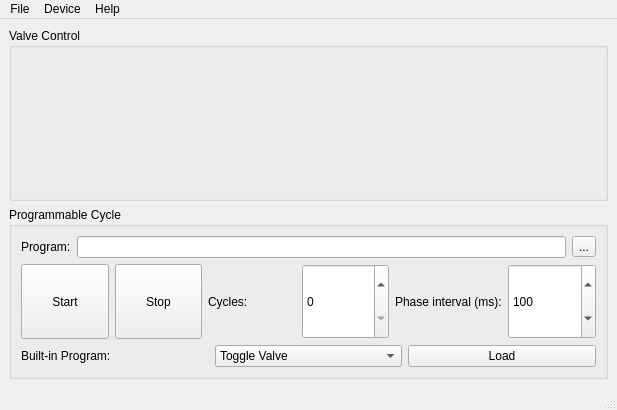
<?xml version="1.0" encoding="UTF-8"?>
<ui version="4.0">
 <class>MainWindow</class>
 <widget class="QMainWindow" name="MainWindow">
  <property name="geometry">
   <rect>
    <x>0</x>
    <y>0</y>
    <width>617</width>
    <height>410</height>
   </rect>
  </property>
  <property name="windowTitle">
   <string>Valve Control</string>
  </property>
  <widget class="QWidget" name="centralwidget">
   <layout class="QVBoxLayout" name="verticalLayout_2">
    <item>
     <widget class="QGroupBox" name="groupBoxValveControl">
      <property name="title">
       <string>Valve Control</string>
      </property>
      <layout class="QHBoxLayout" name="horizontalLayout_4">
       <item>
        <widget class="QFrame" name="frameValveControl">
         <property name="frameShape">
          <enum>QFrame::NoFrame</enum>
         </property>
         <property name="frameShadow">
          <enum>QFrame::Raised</enum>
         </property>
         <property name="lineWidth">
          <number>1</number>
         </property>
        </widget>
       </item>
      </layout>
     </widget>
    </item>
    <item>
     <widget class="QGroupBox" name="groupBoxCycle">
      <property name="sizePolicy">
       <sizepolicy hsizetype="Preferred" vsizetype="Minimum">
        <horstretch>0</horstretch>
        <verstretch>0</verstretch>
       </sizepolicy>
      </property>
      <property name="title">
       <string>Programmable Cycle</string>
      </property>
      <layout class="QVBoxLayout" name="verticalLayout">
       <item>
        <layout class="QHBoxLayout" name="horizontalLayout_2">
         <item>
          <widget class="QLabel" name="label">
           <property name="text">
            <string>Program:</string>
           </property>
          </widget>
         </item>
         <item>
          <widget class="QLineEdit" name="lineEditProgram">
           <property name="readOnly">
            <bool>true</bool>
           </property>
          </widget>
         </item>
         <item>
          <widget class="QToolButton" name="toolButtonProgram">
           <property name="text">
            <string>...</string>
           </property>
          </widget>
         </item>
        </layout>
       </item>
       <item>
        <layout class="QHBoxLayout" name="horizontalLayout">
         <property name="sizeConstraint">
          <enum>QLayout::SetNoConstraint</enum>
         </property>
         <item>
          <widget class="QPushButton" name="pushButtonStart">
           <property name="sizePolicy">
            <sizepolicy hsizetype="Minimum" vsizetype="Preferred">
             <horstretch>0</horstretch>
             <verstretch>0</verstretch>
            </sizepolicy>
           </property>
           <property name="text">
            <string>Start</string>
           </property>
          </widget>
         </item>
         <item>
          <widget class="QPushButton" name="pushButtonStop">
           <property name="sizePolicy">
            <sizepolicy hsizetype="Minimum" vsizetype="Preferred">
             <horstretch>0</horstretch>
             <verstretch>0</verstretch>
            </sizepolicy>
           </property>
           <property name="text">
            <string>Stop</string>
           </property>
          </widget>
         </item>
         <item>
          <widget class="QLabel" name="label_2">
           <property name="text">
            <string>Cycles:</string>
           </property>
          </widget>
         </item>
         <item>
          <widget class="QSpinBox" name="spinBoxCycles">
           <property name="sizePolicy">
            <sizepolicy hsizetype="Minimum" vsizetype="Preferred">
             <horstretch>0</horstretch>
             <verstretch>0</verstretch>
            </sizepolicy>
           </property>
           <property name="accelerated">
            <bool>true</bool>
           </property>
           <property name="maximum">
            <number>2147483647</number>
           </property>
          </widget>
         </item>
         <item>
          <widget class="QLabel" name="label_3">
           <property name="text">
            <string>Phase interval (ms):</string>
           </property>
          </widget>
         </item>
         <item>
          <widget class="QSpinBox" name="spinBoxIntervalMillis">
           <property name="sizePolicy">
            <sizepolicy hsizetype="Minimum" vsizetype="Preferred">
             <horstretch>0</horstretch>
             <verstretch>0</verstretch>
            </sizepolicy>
           </property>
           <property name="accelerated">
            <bool>true</bool>
           </property>
           <property name="maximum">
            <number>2147483647</number>
           </property>
           <property name="singleStep">
            <number>10</number>
           </property>
           <property name="value">
            <number>100</number>
           </property>
          </widget>
         </item>
        </layout>
       </item>
       <item>
        <layout class="QHBoxLayout" name="horizontalLayout_3">
         <item>
          <widget class="QLabel" name="label_4">
           <property name="text">
            <string>Built-in Program:</string>
           </property>
          </widget>
         </item>
         <item>
          <widget class="QComboBox" name="comboBoxBuiltIn">
           <item>
            <property name="text">
             <string>Toggle Valve</string>
            </property>
           </item>
           <item>
            <property name="text">
             <string>5-Phase Pump</string>
            </property>
           </item>
          </widget>
         </item>
         <item>
          <widget class="QPushButton" name="pushButtonLoadBuiltIn">
           <property name="enabled">
            <bool>true</bool>
           </property>
           <property name="text">
            <string>Load</string>
           </property>
           <property name="checkable">
            <bool>false</bool>
           </property>
          </widget>
         </item>
        </layout>
       </item>
      </layout>
     </widget>
    </item>
   </layout>
  </widget>
  <widget class="QMenuBar" name="menubar">
   <property name="geometry">
    <rect>
     <x>0</x>
     <y>0</y>
     <width>617</width>
     <height>22</height>
    </rect>
   </property>
   <widget class="QMenu" name="menuFile">
    <property name="title">
     <string>File</string>
    </property>
    <addaction name="actionOpen"/>
    <addaction name="actionClose"/>
   </widget>
   <widget class="QMenu" name="menuDevice">
    <property name="enabled">
     <bool>true</bool>
    </property>
    <property name="title">
     <string>Device</string>
    </property>
    <widget class="QMenu" name="menuShift_Register">
     <property name="title">
      <string>Shift Register</string>
     </property>
     <addaction name="actionSR1"/>
     <addaction name="actionSR2"/>
     <addaction name="actionSR3"/>
     <addaction name="actionSR4"/>
     <addaction name="actionSR5"/>
     <addaction name="actionSR6"/>
    </widget>
    <widget class="QMenu" name="menuSerial">
     <property name="title">
      <string>Serial</string>
     </property>
     <addaction name="actionReset_Input"/>
     <addaction name="actionReset_Output"/>
    </widget>
    <addaction name="actionRestart_Device"/>
    <addaction name="actionTurn_Off_All"/>
    <addaction name="separator"/>
    <addaction name="actionStart"/>
    <addaction name="actionStop"/>
    <addaction name="separator"/>
    <addaction name="menuShift_Register"/>
    <addaction name="separator"/>
    <addaction name="menuSerial"/>
   </widget>
   <widget class="QMenu" name="menuHelp">
    <property name="title">
     <string>Help</string>
    </property>
    <addaction name="actionSource_Code"/>
    <addaction name="actionProgrammable_Cycle"/>
   </widget>
   <addaction name="menuFile"/>
   <addaction name="menuDevice"/>
   <addaction name="menuHelp"/>
  </widget>
  <widget class="QStatusBar" name="statusbar"/>
  <action name="actionOpen">
   <property name="text">
    <string>Open...</string>
   </property>
  </action>
  <action name="actionClose">
   <property name="text">
    <string>Close</string>
   </property>
  </action>
  <action name="actionMax_Operations">
   <property name="text">
    <string>Max Operations</string>
   </property>
  </action>
  <action name="actionMax_Phases">
   <property name="text">
    <string>Max Phases</string>
   </property>
  </action>
  <action name="actionProgrammable_Cycle">
   <property name="text">
    <string>Programmable Cycle</string>
   </property>
  </action>
  <action name="actionSource_Code">
   <property name="text">
    <string>Source Code</string>
   </property>
  </action>
  <action name="actionRestart_Device">
   <property name="enabled">
    <bool>true</bool>
   </property>
   <property name="text">
    <string>Restart Arduino</string>
   </property>
  </action>
  <action name="actionTurn_Off_All">
   <property name="text">
    <string>Turn Off All</string>
   </property>
  </action>
  <action name="actionStart">
   <property name="text">
    <string>Start</string>
   </property>
  </action>
  <action name="actionStop">
   <property name="text">
    <string>Stop</string>
   </property>
  </action>
  <action name="actionUsb0">
   <property name="text">
    <string>usb0</string>
   </property>
  </action>
  <action name="actionSR1">
   <property name="checkable">
    <bool>true</bool>
   </property>
   <property name="checked">
    <bool>false</bool>
   </property>
   <property name="text">
    <string>1</string>
   </property>
  </action>
  <action name="actionSR2">
   <property name="checkable">
    <bool>true</bool>
   </property>
   <property name="text">
    <string>2</string>
   </property>
  </action>
  <action name="actionSR3">
   <property name="checkable">
    <bool>true</bool>
   </property>
   <property name="text">
    <string>3</string>
   </property>
  </action>
  <action name="actionSR4">
   <property name="checkable">
    <bool>true</bool>
   </property>
   <property name="text">
    <string>4</string>
   </property>
  </action>
  <action name="actionSR5">
   <property name="checkable">
    <bool>true</bool>
   </property>
   <property name="text">
    <string>5</string>
   </property>
  </action>
  <action name="actionSR6">
   <property name="checkable">
    <bool>true</bool>
   </property>
   <property name="text">
    <string>6</string>
   </property>
  </action>
  <action name="action7">
   <property name="checkable">
    <bool>true</bool>
   </property>
   <property name="text">
    <string>7</string>
   </property>
  </action>
  <action name="action8">
   <property name="checkable">
    <bool>true</bool>
   </property>
   <property name="text">
    <string>8</string>
   </property>
  </action>
  <action name="actionAsdf">
   <property name="text">
    <string>asdf</string>
   </property>
  </action>
  <action name="actionReset_Input">
   <property name="text">
    <string>Reset Input</string>
   </property>
  </action>
  <action name="actionReset_Output">
   <property name="text">
    <string>Reset Output</string>
   </property>
  </action>
 </widget>
 <resources/>
 <connections/>
</ui>
